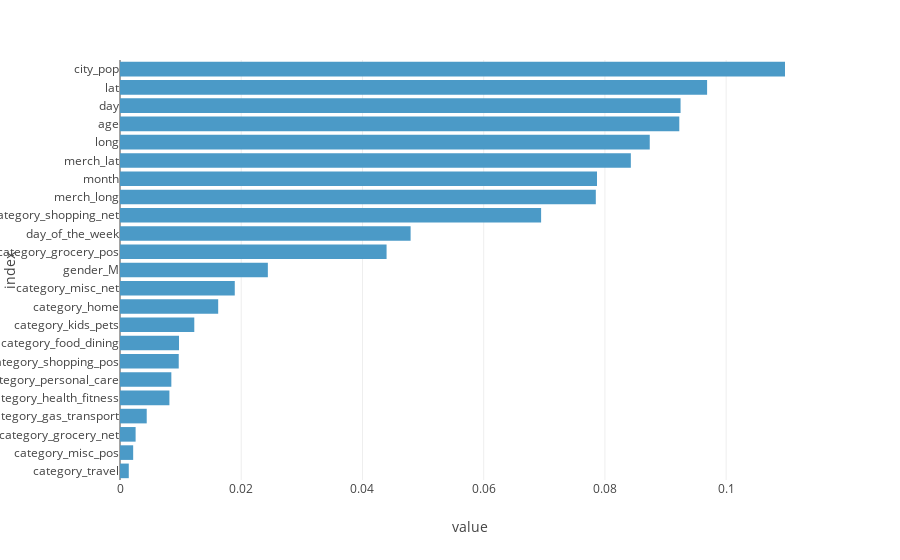

Notebook source saved alongside this figure:
### Code cell
column_names = []
for (
    name,
    step,
    features_list,
) in preprocessor.transformers_:  # loop over steps of ColumnTransformer
    if name == "num":  # if pipeline is for numeric variables
        features = (
            features_list  # just get the names of columns to which it has been applied
        )
    else:  # if pipeline is for categorical variables
        features = (
            step.get_feature_names_out()
        )  # get output columns names from OneHotEncoder
    column_names.extend(features)  # concatenate features names

# Create a pandas DataFrame
feature_importance = pd.DataFrame(
    index=column_names,
    data=gridsearch.best_estimator_.feature_importances_,
    columns=["feature_importances"],
)
feature_importance = feature_importance.sort_values(by="feature_importances")

# Plot coefficients
fig = px.bar(feature_importance, orientation="h")
fig.update_layout(
    showlegend=False, margin={"l": 120}  # to avoid cropping of column names
)
fig.show()

### Figure 1 — Plotly figure (JSON) as saved in the notebook; plotly's stock layout.template omitted (floating-point values rounded to 4 significant figures)
{"data": [{"alignmentgroup": "True", "hovertemplate": "variable=feature_importances<br>value=%{x}<br>index=%{y}<extra></extra>", "legendgroup": "feature_importances", "marker": {"color": "#4B9AC7", "pattern": {"shape": ""}}, "name": "feature_importances", "offsetgroup": "feature_importances", "orientation": "h", "showlegend": true, "textposition": "auto", "type": "bar", "x": [0.001449, 0.002172, 0.002575, 0.004408, 0.008151, 0.00847, 0.009691, 0.009736, 0.01226, 0.0162, 0.01893, 0.02439, 0.04398, 0.04794, 0.06947, 0.0785, 0.07869, 0.08428, 0.0874, 0.09227, 0.09248, 0.09686, 0.1097], "xaxis": "x", "y": ["category_travel", "category_misc_pos", "category_grocery_net", "category_gas_transport", "category_health_fitness", "category_personal_care", "category_shopping_pos", "category_food_dining", "category_kids_pets", "category_home", "category_misc_net", "gender_M", "category_grocery_pos", "day_of_the_week", "category_shopping_net", "merch_long", "month", "merch_lat", "long", "age", "day", "lat", "city_pop"], "yaxis": "y"}], "layout": {"barmode": "relative", "legend": {"title": {"text": "variable"}, "tracegroupgap": 0}, "margin": {"l": 120, "t": 60}, "showlegend": false, "xaxis": {"anchor": "y", "domain": [0, 1], "title": {"text": "value"}}, "yaxis": {"anchor": "x", "domain": [0, 1], "title": {"text": "index"}}}}
